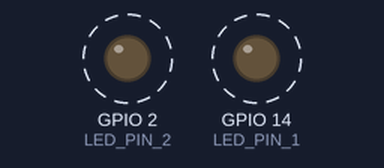
Bench run of a program on a simulated ESP8266 (NodeMCU). Parts: output pins drawn as LEDs (lit = HIGH). Dashed ring = blinking.

Above: at 0.05 s.
Timing chart, 0 to 4.6 s (numbered marks = the images above):
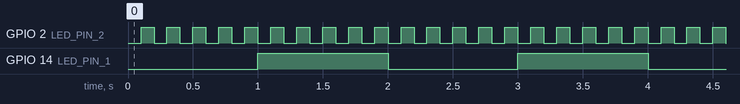

Measured:
- by itself, GPIO 2 (LED_PIN_2): alternates HIGH for 0.10 s and LOW for 0.10 s
- by itself, GPIO 14 (LED_PIN_1): alternates HIGH for 1.0 s and LOW for 1.0 s
- by itself, everything shown: repeats every 2.0 s, in 7 steps

The program:

main.cpp
```cpp
// (licence header left out)
#include <Arduino.h>

#define LED_PIN_1 14
#define LED_PIN_2 2

uint8_t ui8LoopCounter=0;
uint8_t test;

void setup() {
	/* set LED pins to output*/
	pinMode(LED_PIN_1, OUTPUT);
	pinMode(LED_PIN_2, OUTPUT);
}

void loop() {

	digitalWrite(LED_PIN_1, LOW);
	for(ui8LoopCounter=0;ui8LoopCounter<5;ui8LoopCounter++){
		digitalWrite(LED_PIN_2, LOW);
		delay(100);
		digitalWrite(LED_PIN_2, HIGH);
		delay(100);
	}

	digitalWrite(LED_PIN_1, HIGH);
	for(ui8LoopCounter=0;ui8LoopCounter<5;ui8LoopCounter++){
		digitalWrite(LED_PIN_2, LOW);
		delay(100);
		digitalWrite(LED_PIN_2, HIGH);
		delay(100);
	}
}
```
